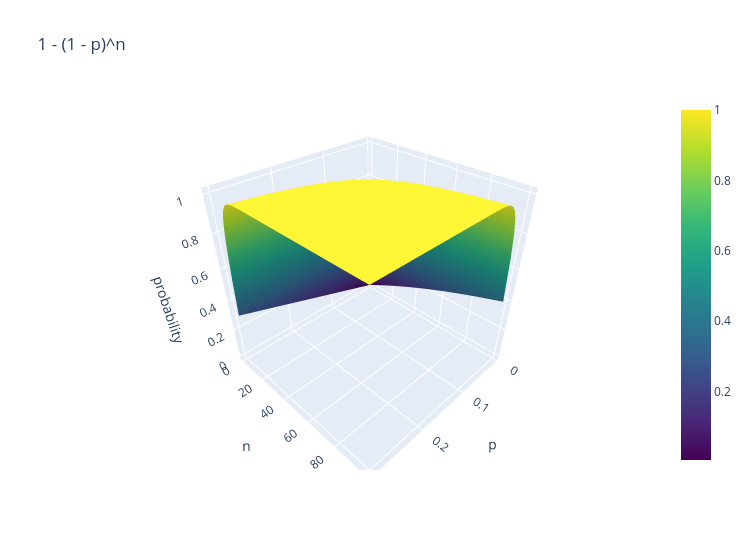

This figure's notebook cell:
### Markdown cell above
### 8.2 Interactive Plotly version of 8.1
Hover to read the probability for any $(p,n)$.

### Code cell
fig = go.Figure(go.Surface(x=p_ax, y=n_ax, z=Zs, colorscale="Viridis"))
fig.update_layout(title="1 - (1 - p)^n", width=750, height=550, scene=dict(xaxis_title="p", yaxis_title="n", zaxis_title="probability"))
fig.show()

### Figure 1 — Plotly figure (JSON) as saved in the notebook; plotly's stock layout.template omitted (floating-point values rounded to 4 significant figures; data arrays with more than 128 entries replaced by an {"elided": "..."} marker saying what was removed)
{"data": [{"colorscale": [[0.0, "#440154"], [0.1111, "#482878"], [0.2222, "#3e4989"], [0.3333, "#31688e"], [0.4444, "#26828e"], [0.5556, "#1f9e89"], [0.6667, "#35b779"], [0.7778, "#6ece58"], [0.8889, "#b5de2b"], [1.0, "#fde725"]], "type": "surface", "x": [0.005, 0.01102, 0.01704, 0.02306, 0.02908, 0.0351, 0.04112, 0.04714, 0.05316, 0.05918, 0.0652, 0.07122, 0.07724, 0.08327, 0.08929, 0.09531, 0.1013, 0.1073, 0.1134, 0.1194, 0.1254, 0.1314, 0.1374, 0.1435, 0.1495, 0.1555, 0.1615, 0.1676, 0.1736, 0.1796, 0.1856, 0.1916, 0.1977, 0.2037, 0.2097, 0.2157, 0.2217, 0.2278, 0.2338, 0.2398, 0.2458, 0.2518, 0.2579, 0.2639, 0.2699, 0.2759, 0.2819, 0.288, 0.294, 0.3], "y": [1, 2, 3, 4, 5, 6, 7, 8, 9, 10, 11, 12, 13, 14, 15, 16, 17, 18, 19, 20, 21, 22, 23, 24, 25, 26, 27, 28, 29, 30, 31, 32, 33, 34, 35, 36, 37, 38, 39, 40, 41, 42, 43, 44, 45, 46, 47, 48, 49, 50, 51, 52, 53, 54, 55, 56, 57, 58, 59, 60, 61, 62, 63, 64, 65, 66, 67, 68, 69, 70, 71, 72, 73, 74, 75, 76, 77, 78, 79, 80, 81, 82, 83, 84, 85, 86, 87, 88, 89, 90, 91, 92, 93, 94, 95, 96, 97, 98, 99, 100], "z": {"elided": "100x50 float values"}}], "layout": {"height": 550, "scene": {"xaxis": {"title": {"text": "p"}}, "yaxis": {"title": {"text": "n"}}, "zaxis": {"title": {"text": "probability"}}}, "title": {"text": "1 - (1 - p)^n"}, "width": 750}}
